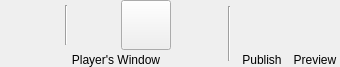
<?xml version="1.0" encoding="UTF-8"?>
<ui version="4.0">
 <class>PublishButtonRibbon</class>
 <widget class="QFrame" name="PublishButtonRibbon">
  <property name="geometry">
   <rect>
    <x>0</x>
    <y>0</y>
    <width>340</width>
    <height>67</height>
   </rect>
  </property>
  <property name="minimumSize">
   <size>
    <width>0</width>
    <height>67</height>
   </size>
  </property>
  <property name="maximumSize">
   <size>
    <width>16777215</width>
    <height>67</height>
   </size>
  </property>
  <property name="windowTitle">
   <string>Frame</string>
  </property>
  <layout class="QHBoxLayout" name="horizontalLayout_2">
   <property name="spacing">
    <number>3</number>
   </property>
   <property name="leftMargin">
    <number>0</number>
   </property>
   <property name="topMargin">
    <number>0</number>
   </property>
   <property name="rightMargin">
    <number>0</number>
   </property>
   <property name="bottomMargin">
    <number>0</number>
   </property>
   <item>
    <spacer name="horizontalSpacer">
     <property name="orientation">
      <enum>Qt::Horizontal</enum>
     </property>
     <property name="sizeType">
      <enum>QSizePolicy::MinimumExpanding</enum>
     </property>
     <property name="sizeHint" stdset="0">
      <size>
       <width>0</width>
       <height>20</height>
      </size>
     </property>
    </spacer>
   </item>
   <item>
    <layout class="QVBoxLayout" name="verticalLayout_2">
     <property name="spacing">
      <number>0</number>
     </property>
     <item>
      <layout class="QHBoxLayout" name="horizontalLayout">
       <property name="spacing">
        <number>0</number>
       </property>
       <item>
        <widget class="QPushButton" name="btnPlayersWindow">
         <property name="minimumSize">
          <size>
           <width>50</width>
           <height>50</height>
          </size>
         </property>
         <property name="maximumSize">
          <size>
           <width>50</width>
           <height>50</height>
          </size>
         </property>
         <property name="toolTip">
          <string>Open the Player's Window</string>
         </property>
         <property name="text">
          <string/>
         </property>
         <property name="icon">
          <iconset resource="resources.qrc">
           <normaloff>:/img/data/icon_playerswindow.png</normaloff>:/img/data/icon_playerswindow.png</iconset>
         </property>
         <property name="iconSize">
          <size>
           <width>40</width>
           <height>40</height>
          </size>
         </property>
         <property name="checkable">
          <bool>true</bool>
         </property>
         <property name="flat">
          <bool>true</bool>
         </property>
        </widget>
       </item>
       <item>
        <widget class="Line" name="line_3">
         <property name="minimumSize">
          <size>
           <width>10</width>
           <height>0</height>
          </size>
         </property>
         <property name="maximumSize">
          <size>
           <width>10</width>
           <height>40</height>
          </size>
         </property>
         <property name="orientation">
          <enum>Qt::Vertical</enum>
         </property>
        </widget>
       </item>
       <item>
        <widget class="QPushButton" name="btnCW">
         <property name="sizePolicy">
          <sizepolicy hsizetype="Fixed" vsizetype="Fixed">
           <horstretch>0</horstretch>
           <verstretch>0</verstretch>
          </sizepolicy>
         </property>
         <property name="minimumSize">
          <size>
           <width>50</width>
           <height>50</height>
          </size>
         </property>
         <property name="maximumSize">
          <size>
           <width>50</width>
           <height>50</height>
          </size>
         </property>
         <property name="toolTip">
          <string>Rotate the published image clockwise</string>
         </property>
         <property name="text">
          <string/>
         </property>
         <property name="icon">
          <iconset resource="resources.qrc">
           <normaloff>:/img/data/icon_rotate_cw.png</normaloff>:/img/data/icon_rotate_cw.png</iconset>
         </property>
         <property name="iconSize">
          <size>
           <width>40</width>
           <height>40</height>
          </size>
         </property>
         <property name="flat">
          <bool>true</bool>
         </property>
        </widget>
       </item>
       <item>
        <widget class="ColorPushButton" name="btnColor">
         <property name="sizePolicy">
          <sizepolicy hsizetype="Fixed" vsizetype="Fixed">
           <horstretch>0</horstretch>
           <verstretch>0</verstretch>
          </sizepolicy>
         </property>
         <property name="minimumSize">
          <size>
           <width>50</width>
           <height>50</height>
          </size>
         </property>
         <property name="maximumSize">
          <size>
           <width>50</width>
           <height>50</height>
          </size>
         </property>
         <property name="toolTip">
          <string>Set the background color for the Player's Window</string>
         </property>
         <property name="text">
          <string/>
         </property>
         <property name="flat">
          <bool>false</bool>
         </property>
        </widget>
       </item>
       <item>
        <widget class="QPushButton" name="btnCCW">
         <property name="sizePolicy">
          <sizepolicy hsizetype="Fixed" vsizetype="Fixed">
           <horstretch>0</horstretch>
           <verstretch>0</verstretch>
          </sizepolicy>
         </property>
         <property name="minimumSize">
          <size>
           <width>50</width>
           <height>50</height>
          </size>
         </property>
         <property name="maximumSize">
          <size>
           <width>50</width>
           <height>50</height>
          </size>
         </property>
         <property name="toolTip">
          <string>Rotate the published image counter-clockwise</string>
         </property>
         <property name="text">
          <string/>
         </property>
         <property name="icon">
          <iconset resource="resources.qrc">
           <normaloff>:/img/data/icon_rotate_ccw.png</normaloff>:/img/data/icon_rotate_ccw.png</iconset>
         </property>
         <property name="iconSize">
          <size>
           <width>40</width>
           <height>40</height>
          </size>
         </property>
         <property name="flat">
          <bool>true</bool>
         </property>
        </widget>
       </item>
      </layout>
     </item>
     <item>
      <widget class="QLabel" name="lblPlayersWindow">
       <property name="sizePolicy">
        <sizepolicy hsizetype="Fixed" vsizetype="Preferred">
         <horstretch>0</horstretch>
         <verstretch>0</verstretch>
        </sizepolicy>
       </property>
       <property name="minimumSize">
        <size>
         <width>210</width>
         <height>0</height>
        </size>
       </property>
       <property name="maximumSize">
        <size>
         <width>210</width>
         <height>16777215</height>
        </size>
       </property>
       <property name="text">
        <string>Player's Window</string>
       </property>
       <property name="alignment">
        <set>Qt::AlignBottom|Qt::AlignHCenter</set>
       </property>
      </widget>
     </item>
    </layout>
   </item>
   <item>
    <widget class="Line" name="line_2">
     <property name="minimumSize">
      <size>
       <width>10</width>
       <height>0</height>
      </size>
     </property>
     <property name="maximumSize">
      <size>
       <width>10</width>
       <height>55</height>
      </size>
     </property>
     <property name="orientation">
      <enum>Qt::Vertical</enum>
     </property>
    </widget>
   </item>
   <item>
    <layout class="QVBoxLayout" name="verticalLayout">
     <property name="spacing">
      <number>0</number>
     </property>
     <item>
      <widget class="QPushButton" name="btnPublish">
       <property name="minimumSize">
        <size>
         <width>50</width>
         <height>50</height>
        </size>
       </property>
       <property name="maximumSize">
        <size>
         <width>50</width>
         <height>50</height>
        </size>
       </property>
       <property name="toolTip">
        <string>Publish the current view to the Player's Window (Ctrl+P)</string>
       </property>
       <property name="styleSheet">
        <string notr="true">border-color: rgb(255, 0, 0);</string>
       </property>
       <property name="text">
        <string/>
       </property>
       <property name="icon">
        <iconset resource="resources.qrc">
         <normaloff>:/img/data/icon_publish.png</normaloff>:/img/data/icon_publish.png</iconset>
       </property>
       <property name="iconSize">
        <size>
         <width>40</width>
         <height>40</height>
        </size>
       </property>
       <property name="checkable">
        <bool>true</bool>
       </property>
       <property name="flat">
        <bool>true</bool>
       </property>
      </widget>
     </item>
     <item>
      <widget class="QLabel" name="lblPublish">
       <property name="sizePolicy">
        <sizepolicy hsizetype="Fixed" vsizetype="Preferred">
         <horstretch>0</horstretch>
         <verstretch>0</verstretch>
        </sizepolicy>
       </property>
       <property name="minimumSize">
        <size>
         <width>50</width>
         <height>0</height>
        </size>
       </property>
       <property name="maximumSize">
        <size>
         <width>50</width>
         <height>16777215</height>
        </size>
       </property>
       <property name="text">
        <string>Publish</string>
       </property>
       <property name="alignment">
        <set>Qt::AlignBottom|Qt::AlignHCenter</set>
       </property>
      </widget>
     </item>
    </layout>
   </item>
   <item>
    <layout class="QVBoxLayout" name="verticalLayout_14">
     <property name="spacing">
      <number>0</number>
     </property>
     <item>
      <widget class="QPushButton" name="btnPreview">
       <property name="minimumSize">
        <size>
         <width>50</width>
         <height>50</height>
        </size>
       </property>
       <property name="maximumSize">
        <size>
         <width>50</width>
         <height>50</height>
        </size>
       </property>
       <property name="toolTip">
        <string>Open the preview window (Ctrl+L)</string>
       </property>
       <property name="text">
        <string/>
       </property>
       <property name="icon">
        <iconset resource="resources.qrc">
         <normaloff>:/img/data/icon_preview.png</normaloff>:/img/data/icon_preview.png</iconset>
       </property>
       <property name="iconSize">
        <size>
         <width>40</width>
         <height>40</height>
        </size>
       </property>
       <property name="checkable">
        <bool>false</bool>
       </property>
       <property name="flat">
        <bool>true</bool>
       </property>
      </widget>
     </item>
     <item>
      <widget class="QLabel" name="lblPreview">
       <property name="text">
        <string>Preview</string>
       </property>
       <property name="alignment">
        <set>Qt::AlignBottom|Qt::AlignHCenter</set>
       </property>
      </widget>
     </item>
    </layout>
   </item>
  </layout>
 </widget>
 <customwidgets>
  <customwidget>
   <class>ColorPushButton</class>
   <extends>QPushButton</extends>
   <header>colorpushbutton.h</header>
  </customwidget>
 </customwidgets>
 <resources>
  <include location="resources.qrc"/>
 </resources>
 <connections/>
</ui>
